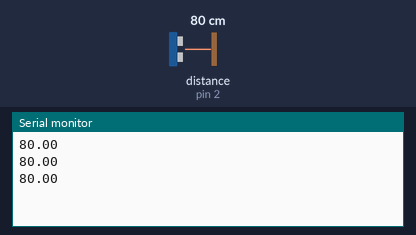
Bench run of a sketch on a simulated Arduino Uno, built with avr-gcc and run on an emulated ATmega328P. On the bench: the last lines printed to the serial monitor. The inputs (shaded band) are chosen by the test bench; at power-on: distance to the obstacle (sensor on pin 2) 80 cm.

Above: at 1.3 s.
1.4 s: distance to the obstacle (sensor on pin 2) set to 2 cm
At 1.9 s:
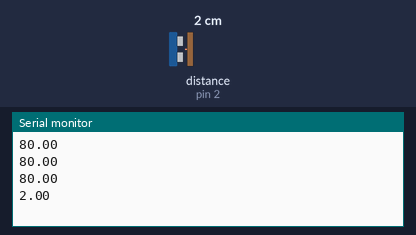
2.9 s: distance to the obstacle (sensor on pin 2) set to 4 cm
At 3.4 s:
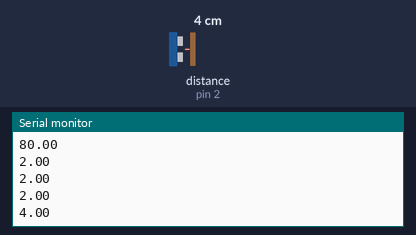
Timing chart, 0 to 5.9 s (numbered marks = the images above; inputs shaded):
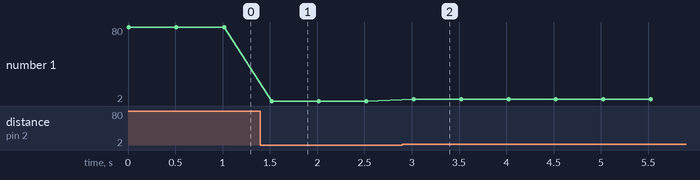

Measured:
- after the input at 1.4 s, the serial monitor: prints a new line after 0.12 s (image 1)
- after the input at 2.9 s, the serial monitor: prints a new line after 0.12 s (image 2)
- plotted number 1: 80 → 2 after the input at 1.4 s, 2 → 4 after the input at 2.9 s

The sketch:

simple.ino
```cpp
#include <HCSR04.h>

UltraSonicDistanceSensor distanceSensor(3, 2);  // Initialize sensor that uses digital pins 13 and 12.

void setup () {
    Serial.begin(4800);  // We initialize serial connection so that we could print values from sensor.
}

void loop () {
    // Every 500 miliseconds, do a measurement using the sensor and print the distance in centimeters.
    Serial.println(distanceSensor.measureDistanceCm());
    delay(500);
}
```
